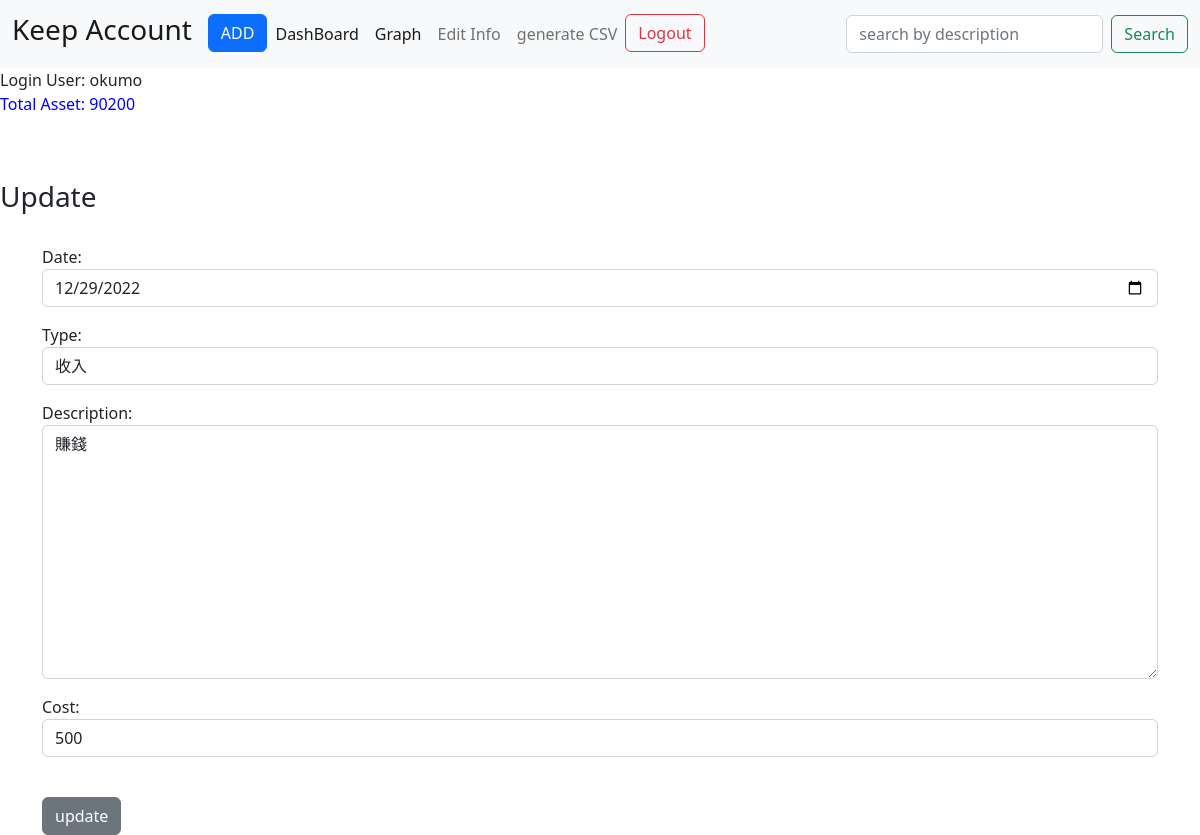
The page /keepAccount/update/31 (signed in) on the database as committed earlier.
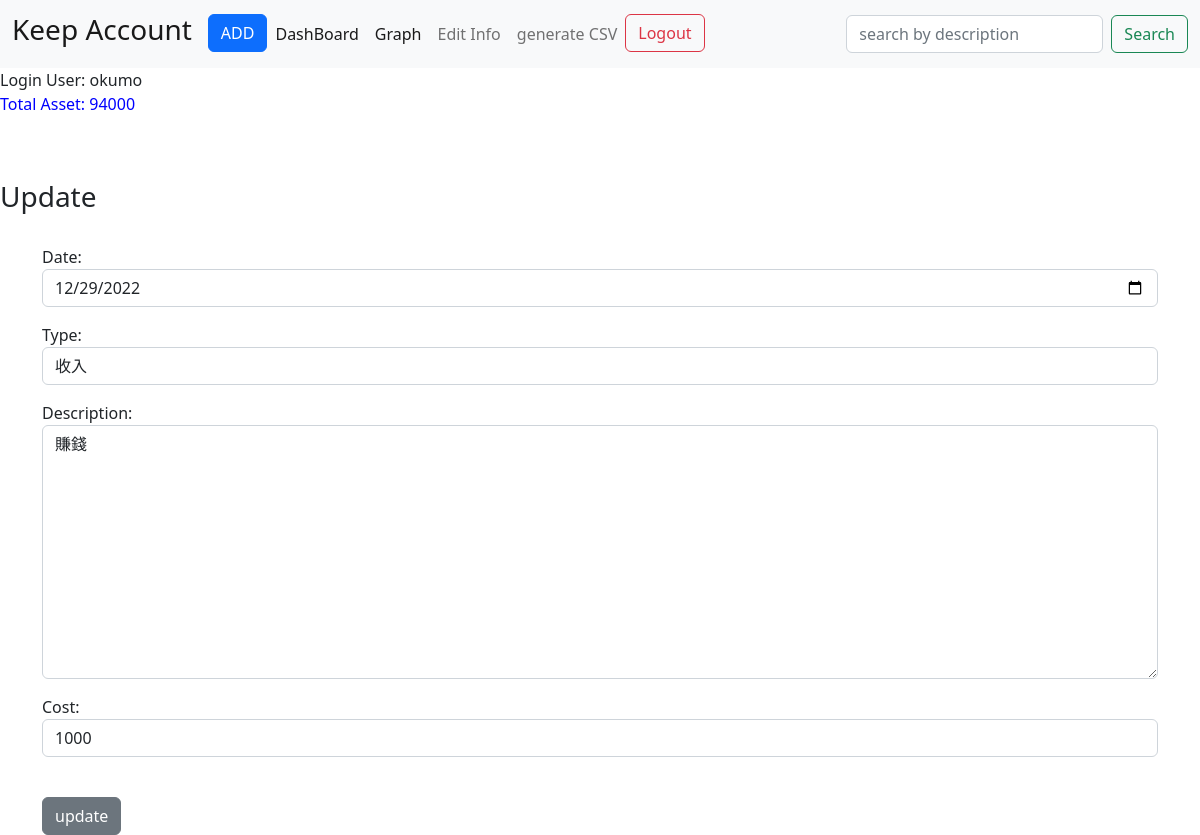
The same page on the database as committed later.
### keepAccount/models.py (models this page shows, shortened)
class account(models.Model):
    user=models.ForeignKey(User,blank=True,null=True, on_delete=models.CASCADE)
    description=models.TextField(blank=True)
    cost=models.IntegerField()
    date=models.DateField()
    type=models.CharField(max_length = 20,choices = TYPE_CHOICES,default = '1')

### keepAccount/views.py (the view, shortened to what this page needs)
# urls.py: path('update/<id>',views.update,name='update'),
def update(request,id):
    item=account.objects.get(pk=id)
    form=editForm(request.POST or None, instance=item)
    temp=item.cost
    if assets.objects.filter(user=request.user).exists():
        items=assets.objects.get(user=request.user)
        return render(request,'keepAccount/update.html',{
            'editForm':editForm,
            'item':item,
            'form':form,
            'items':items.asset
            })
    return render(request,'keepAccount/update.html',{
            'editForm':editForm,
            'item':item,
            'form':form,
            })

### keepAccount/forms.py
class editForm(ModelForm):
    class Meta:
        model=account
        fields=('date','type','description','cost')
        widgets = {
            'date': DateInput()
        }
    def __init__(self, *args, **kwargs):
        super(editForm,self).__init__(*args, **kwargs)
        self.fields['date'].widget.attrs['class']='form-control'
        self.fields['type'].widget.attrs['class']='form-control'
        self.fields['description'].widget.attrs['class']='form-control'
        self.fields['cost'].widget.attrs['class']='form-control'

### keepAccount/templates/keepAccount/update.html (shortened to what this page needs)
{% extends "keepAccount/base.html" %}
{% block body %}
<br>
<h3>Update</h3>
<br>
<div class="container">
    <form action="" method="POST">
        {{form.as_p}}
        <br>
        <input type="submit" value='update' class="btn btn-secondary">
    </form>
</div>
{% endblock %}

### keepAccount/templates/keepAccount/base.html (shortened to what this page needs)
<!DOCTYPE html>
<html lang="en">
<head>
    <link href="https://cdn.jsdelivr.net/npm/bootstrap@5.2.3/dist/css/bootstrap.min.css" rel="stylesheet"
>
</head>
<body>
    <nav class="navbar navbar-expand-lg bg-light">
        <div class="container-fluid">
            <a class="navbar-brand" href="{% url 'index' %}">
                <h3>Keep Account</h3>
            </a>
            <div class="collapse navbar-collapse" id="navbarSupportedContent">
                <ul class="navbar-nav me-auto mb-2 mb-lg-0">
                    <li class="nav-item">
                        <button type="button" class="btn btn-primary" data-bs-toggle="modal"
                            data-bs-target="#exampleModal">
                            ADD
                        </button>
                    </li>
                    <li class="nav-item">
                        <a class="nav-link active" href="{%url 'overview'%}">DashBoard</a>
                    </li>
                    <li><a class="nav-link active" href="{% url 'graph' %}">Graph</a></li>
                    <li class="nav-item">
                        <a class="nav-link" href="{% url 'asset' %}">Edit Info</a>
                    </li>
                    <li class="nav-item">
                        <a class="nav-link" href="{% url 'generateCSV' %}">generate CSV</a>
                    </li>
                    <li class="nav-item">
                        {% if user.is_authenticated %}
                        <a class="btn btn-outline-danger" href="{%url 'logout'%}">Logout</a>
                        {% else %}
                        <a class="btn btn-outline-danger" href="{%url 'login'%}">Log In Here</a>
                        {% endif %}
                    </li>
                </ul>
                <form class="d-flex" role="search" action="{% url 'search'%}" method="POST">
                    <input class="form-control me-2" type="search" placeholder="search by description"
                        aria-label="Search" name="searched">
                    <button class="btn btn-outline-success" type="submit">Search</button>
                </form>
            </div>
        </div>
    </nav>
    Login User: {{user}}
    <br>
    <p style="color: blue;">
        {% if items %}
        Total Asset: {{items}}
        {% endif %}
    </p>
    <br>
    {% block body %}
    {% endblock %}
</body>
</html>

Rows that differ between the two databases and show on the page:
changed account "收入": cost "500" → "1000"
Other text that changed with them:
{{ items }}: "90200" → "94000"
